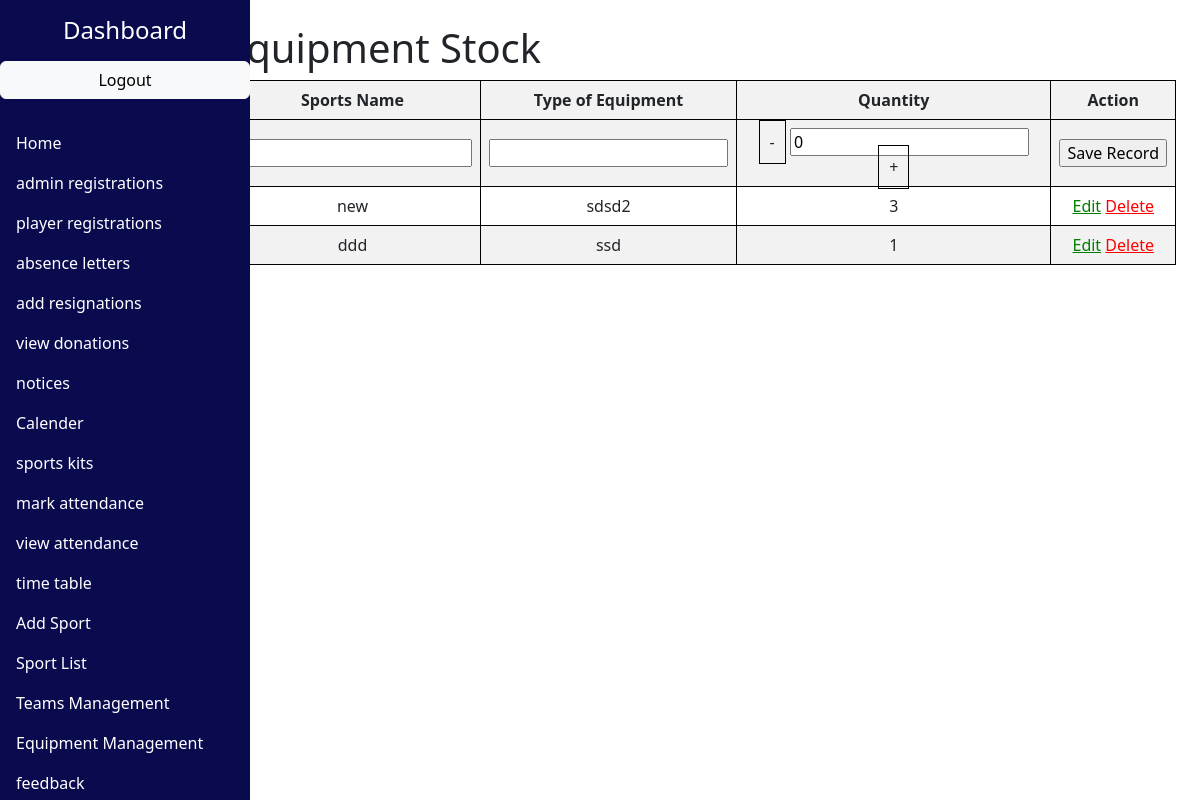
/EquipmentStock.php, run on the app's committed database.
### tables this page shows
CREATE TABLE `equipment` (
  `id` int(11) NOT NULL,
  `sports_name` varchar(255) NOT NULL,
  `equipment_type` varchar(255) NOT NULL,
  `qty` int(11) NOT NULL
);

### Class/DbConnection.php (called while the page is built, shortened)
<?php
class DbConnection {
        private $servername = "localhost";
		private $username   = "root";
		private $password   = "";
		private $database   = "mydb";
		public function __construct()
		{
		    $this->con = new mysqli($this->servername, $this->username,$this->password,$this->database);
		    if(mysqli_connect_error()) {
			 trigger_error("Failed to connect to MySQL: " . mysqli_connect_error());
		    }else{
			return $this->con;
		    }
		}
}
?>

### Class/Equipment.php (called while the page is built, shortened)
<?php
   include_once "Class/DbConnection.php";
	class Equipment extends DbConnection
	{
		public function displayData()
		{
		    $query = "SELECT * FROM equipment";
		    $result = $this->con->query($query);
		if ($result->num_rows > 0) {
		    $data = array();
		    while ($row = $result->fetch_assoc()) {
		           $data[] = $row;
		    }
			 return $data;
		    }else{
			 echo "No found records";
		    }
		}
	}
?>

### EquipmentStock.php (the view, shortened to what this page needs)
<?php
include_once "Class/Equipment.php";
 $equipmentObj = new Equipment();
?>
<html>
<head>
<link href="https://cdn.jsdelivr.net/npm/bootstrap@5.3.0/dist/css/bootstrap.min.css" rel="stylesheet">
</head>
<body>
<div class="container-fluid">
    <div class="row">
     <nav class="col-md-2 col-12 sidebar p-0">
             <div class="position-sticky">
          <h4 class="my-3 text-center">Dashboard</h4>
          <ul class="nav flex-column">
            <a href="logout.php" class="btn btn-outline-light btn-primary btn-light" style="color: black;">Logout</a>
            <br>
                      <li class="nav-item">
                      <a class="nav-link active" href="admin_dashboard.php">Home</a>
                    </li>
                        <li class="nav-item">
                            <a class="nav-link active" href="admin_registrations.php">admin registrations</a>
                        </li>
                        <li class="nav-item">
                            <a class="nav-link active" href="player_registrations.php">player registrations</a>
                        </li>
                        <li class="nav-item">
                            <a class="nav-link active" href="admin_absence_letters.php">absence letters</a>
                        </li>
                        <li class="nav-item">
                            <a class="nav-link active" href="add_resignation.php">add resignations</a>
                        </li>
                        <li class="nav-item">
                            <a class="nav-link active" href="view_donation.php">view donations</a>
                        </li>
                        <li class="nav-item">
                            <a class="nav-link active" href="admin_notices.php">notices</a>
                        </li>
                        <li class="nav-item">
                            <a class="nav-link active" href="admin_event.php">Calender</a>
                        </li>
                          <li class="nav-item">
                            <a class="nav-link active" href="admin_sport_kit.php">sports kits</a>
                        </li>
                          <li class="nav-item">
                            <a class="nav-link active" href="mark_attendence.php">mark attendance</a>
                        </li>
                          <li class="nav-item">
                            <a class="nav-link active" href="view_attendance1.php">view attendance</a>
                        </li>
                          <li class="nav-item">
                            <a class="nav-link active" href="2.php">time table</a>
                        </li>
                        <li class="nav-item">
                          <a class="nav-link active" href="./add_sport.php">Add Sport</a>
                        </li>
                        <li class="nav-item">
                          <a class="nav-link active" href="./list_sports.php">Sport List</a>
                        </li>
                        <li class="nav-item">
                          <a class="nav-link active" href="./Teams.php">Teams Management</a>
                        </li>
                        <li class="nav-item">
                            <a class="nav-link active" href="./EquipmentStock.php">Equipment Management</a>
                        </li>
                    <li class="nav-item">
                      <a class="nav-link active" href="admin_feedback.php">feedback</a>
                    </li>
          </ul>
        </div>
      </nav>
      <main class="col-md-10 col-12 ms-sm-auto">
      <div class="container mt-4">
        <h1>Equipment Stock</h1>
        <table id="equipment-table">
          <tr>
            <th>Sports Name</th>
            <th>Type of Equipment</th>
            <th>Quantity</th>
            <th>Action</th>
          </tr>
          <tr>
          <form method='POST' action='EquipmentStock.php'>
              <td><input type="text" name="sports_name" required></td>
              <td><input type="text" name="equipment_type" required></td>
              <td>
                <span class="quantity-btn" onclick="decreaseQuantity(0)">-</span>
                <span id="quantity-0"><input type="text" name="qty" value="0" required></span>
                <span class="quantity-btn" onclick="increaseQuantity(0)">+</span>
              </td>
              <td><input type='submit' name='submit' value='Save Record'></td>
          </form>
          </tr>
          <?php
                $equipments = $equipmentObj->displayData();
                if (is_array($equipments)) {
                  foreach ($equipments as $data) {
                      echo "<tr>";
                      echo "<td>". $data['sports_name']. "</td>";
                      echo "<td>". $data['equipment_type']. "</td>";
                      echo "<td>". $data['qty']. "</td>";
                      echo "<td>
                      <a href='EquipmentEdit.php?editId=". $data['id']. "' style='color:green'>Edit</a>
                      <a href='EquipmentStock.php?deleteId=". $data['id']. "' style='color:red' onclick='confirm('Are you sure want to delete this record')'>Delete</a>
                      </td>";
                      echo "</tr>";
                  }
              }
      ?>
        </table>
      </div>
      </main>
</body>
</html>

### EquipmentStock.php (style rules this page uses)
.sidebar { position: fixed; top: 0; left: 0; bottom: 0; background-color: #0A0B4F; color: white; overflow-y: auto; height: 100%; width: 250px; z-index: 1; padding: 20px; margin: 0; }
.sidebar .nav-link { color: white; }
table { border-collapse: collapse; width: 100%; }
th, td { border: 1px solid black; padding: 8px; text-align: center; }
th { background-color: #f2f2f2; }
tr:nth-child(even) { background-color: #f2f2f2; }
.quantity-btn { padding:10px; cursor: pointer; width:60px; border: 1px solid black; }
.sidebar { background-color: #0A0B4F; color: white; min-height: 100vh; width: :350px; }

### data on the page
equipment: sports_name "new", equipment_type "sdsd2", qty "3"
equipment: sports_name "ddd", equipment_type "ssd", qty "1"
